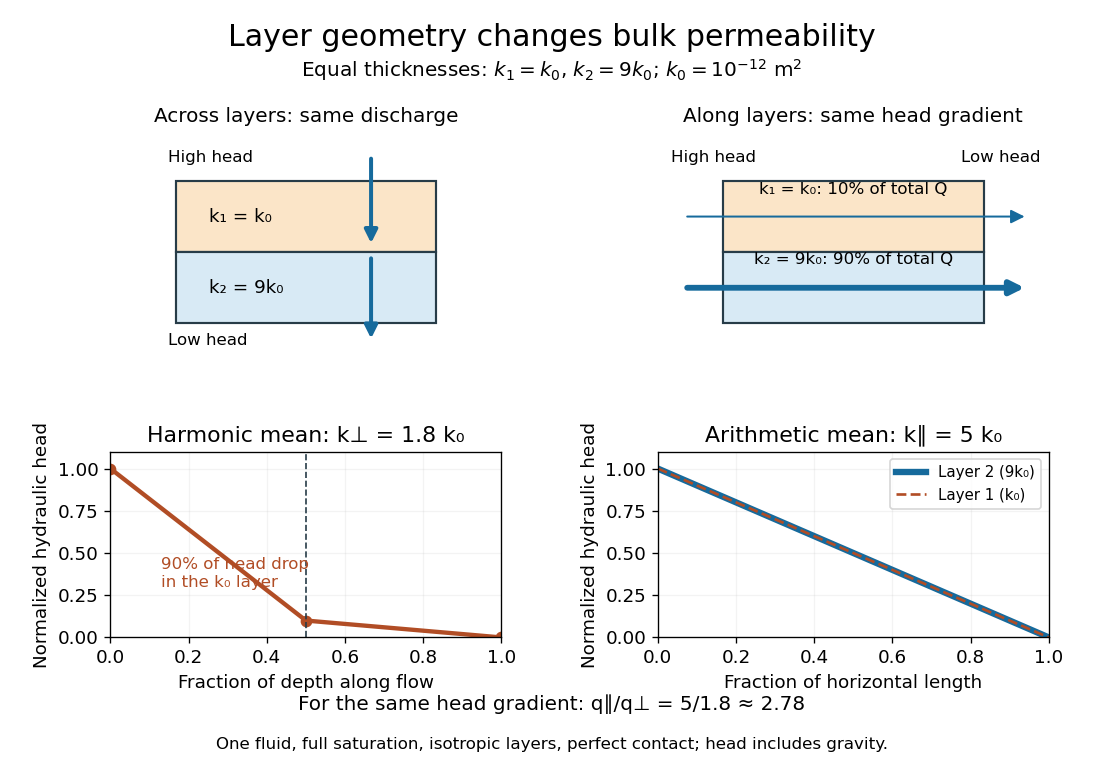

Python code for this plot:
"""Compare normal and parallel flow through two layers; save PNG to cwd.

Tested with Python 3.14.4, NumPy 2.3.5, Matplotlib 3.10.7.
Run from _media: python ../layered-porous-permeability.py
"""
from pathlib import Path

import matplotlib
matplotlib.use('Agg')
import matplotlib.pyplot as plt
from matplotlib.patches import Rectangle
import numpy as np

permeabilities = np.array([1.0, 9.0])
fractions = np.array([0.5, 0.5])
normal = 1 / np.sum(fractions / permeabilities)
parallel = np.sum(fractions * permeabilities)
resistance_shares = (fractions / permeabilities) / np.sum(fractions / permeabilities)
flow_shares = fractions * permeabilities / parallel
blue, orange, ink = '#166a9c', '#b14d25', '#273c48'
colors = ['#fbe5c8', '#d8eaf5']
plt.rcParams.update({'font.size': 11, 'figure.facecolor': 'white', 'axes.facecolor': 'white'})
fig, axes = plt.subplots(2, 2, figsize=(9.2, 6.4), dpi=120, gridspec_kw={'height_ratios': [1.15, 1]})
fig.subplots_adjust(left=0.1, right=0.95, top=0.82, bottom=0.17, hspace=0.5, wspace=0.4)
fig.suptitle('Layer geometry changes bulk permeability', fontsize=18, y=0.97)
fig.text(0.5, 0.90, r'Equal thicknesses: $k_1=k_0$, $k_2=9k_0$; $k_0=10^{-12}\ \mathrm{m^2}$', ha='center', fontsize=12)
for col, title in enumerate(['Across layers: same discharge', 'Along layers: same head gradient']):
    ax = axes[0, col]
    ax.set(xlim=(-0.25, 1.25), ylim=(-0.2, 1.3))
    ax.axis('off')
    ax.set_title(title, fontsize=12, pad=10)
    for y, color in zip([0.5, 0], colors):
        ax.add_patch(Rectangle((0, y), 1, 0.5, fc=color, ec=ink, lw=1.3))
    if col == 0:
        ax.text(0.13, 0.75, 'k₁ = k₀', va='center')
        ax.text(0.13, 0.25, 'k₂ = 9k₀', va='center')
        for a, b in [(1.18, 0.54), (0.48, -0.13)]:
            ax.annotate('', xy=(0.75, b), xytext=(0.75, a), arrowprops={'arrowstyle': '-|>', 'color': blue, 'lw': 2.4, 'mutation_scale': 16})
        ax.text(-0.03, 1.13, 'High head', ha='left', fontsize=10)
        ax.text(-0.03, -0.15, 'Low head', ha='left', fontsize=10)
    else:
        for y, width in [(0.75, 1.2), (0.25, 3.5)]:
            ax.annotate('', xy=(1.17, y), xytext=(-0.15, y), arrowprops={'arrowstyle': '-|>', 'color': blue, 'lw': width, 'mutation_scale': 17})
        ax.text(0.5, 0.91, 'k₁ = k₀: 10% of total Q', ha='center', fontsize=10)
        ax.text(0.5, 0.42, 'k₂ = 9k₀: 90% of total Q', ha='center', fontsize=10)
        ax.text(-0.2, 1.13, 'High head', ha='left', fontsize=10)
        ax.text(1.22, 1.13, 'Low head', ha='right', fontsize=10)
head = axes[1, 0]
head.plot([0, 0.5, 1], [1, 1-resistance_shares[0], 0], color=orange, lw=2.6, marker='o')
head.axvline(0.5, color=ink, lw=1, ls='--')
head.set(xlim=(0, 1), ylim=(0, 1.1), xlabel='Fraction of depth along flow', ylabel='Normalized hydraulic head', title=f'Harmonic mean: k⊥ = {normal:g} k₀')
head.text(0.13, 0.3, '90% of head drop\nin the k₀ layer', color=orange, fontsize=10)
head.grid(alpha=0.15)
profile = axes[1, 1]
x = np.linspace(0, 1, 101)
profile.plot(x, 1-x, color=blue, lw=3.8, label='Layer 2 (9k₀)')
profile.plot(x, 1-x, color=orange, lw=1.6, ls='--', label='Layer 1 (k₀)')
profile.set(xlim=(0, 1), ylim=(0, 1.1), xlabel='Fraction of horizontal length', ylabel='Normalized hydraulic head', title=f'Arithmetic mean: k∥ = {parallel:g} k₀')
profile.legend(fontsize=9, loc='upper right')
profile.grid(alpha=0.15)
fig.text(0.5, 0.075, f'For the same head gradient: q∥/q⊥ = {parallel:g}/{normal:g} ≈ {parallel/normal:.2f}', ha='center', fontsize=12)
fig.text(0.5, 0.025, 'One fluid, full saturation, isotropic layers, perfect contact; head includes gravity.', ha='center', fontsize=10)
fig.savefig(Path.cwd() / (Path(__file__).stem + '.png'), facecolor='white', transparent=False)
plt.close(fig)
